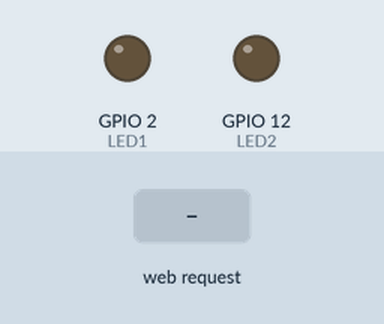
Recording of a sketch running on a simulated ESP8266 (NodeMCU). Shown: output pins drawn as LEDs (lit = HIGH). The inputs (shaded band) are chosen by the test bench. What the sketch prints to the serial monitor is not drawn.

Above: at 1.2 s.
1.3 s: HTTP request GET /led1/on received
At 2.0 s:
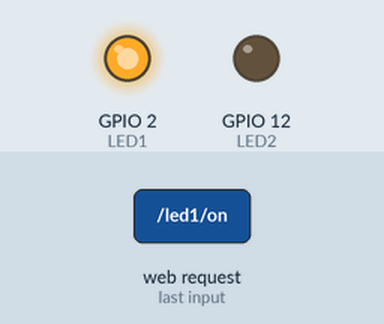
2.8 s: HTTP request GET /led1/off received
At 3.1 s:
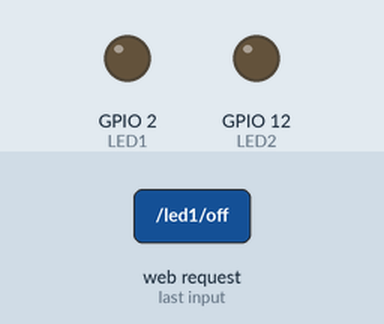
Timing chart, 0 to 5.8 s (numbered marks = the images above; inputs shaded):
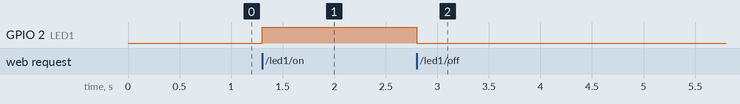

Measured:
- after the input at 1.3 s, GPIO 2 (LED1): LOW → HIGH at once
- after the input at 2.8 s, GPIO 2 (LED1): HIGH → LOW at once

The sketch:

html+css.ino
```cpp
#ifdef ESP8266
#include <ESP8266WiFi.h>
#include <ESP8266mDNS.h>
#elif defined(ESP32)
#include <WiFi.h>
#include <ESPmDNS.h>
#else
#error "Board not found"
#endif


#define LED1 2
#define LED2 12

char webpage[] PROGMEM = R"=====(

<!DOCTYPE html>
<html lang="en">
<head>
    <meta charset="UTF-8">
    <meta name="viewport" content="width=device-width, initial-scale=1.0">
    <title>OmniDrive</title>
    <!-- <link rel="stylesheet" href="style.css"> -->
    <style>
        body{
            background-color: rgba(0, 0, 0, 0.844);
            color: white;
        }

        .font_center{
           text-align: center;
        }

        .center{
            width: fit-content;
            margin: auto;
        }
        .flex{
            display: flex;
        }

        .btn{
            border-radius: 0.6rem;
            padding: 0.5rem;
            margin: 0.6rem;
        }

        .on:hover{
            background-color: red;
            color:white;
            cursor: pointer;
        }
        .off:hover{
            background-color: blue;
            color:white;
            cursor: pointer;
        }

        .on{
            border:2px solid red;
        }

        .off{
            border:2px solid blue;
        }
    </style>
</head>
<body>
    <h1 class="font_center">
        OmniDrive with Web Application
    </h1>

    <div class="center flex">
        <div class="btn on center" onclick="window.location = 'http://'+location.hostname+'/led1/on'">ON</div>
        <div class="btn off center" onclick="window.location = 'http://'+location.hostname+'/led1/off'">OFF</div>
    </div>


</body>
</html>

)=====";

// ipaddress/led1/on
//ipaddress/led1/off

// ipaddress/led2/on
//ipaddress/led2/off
#include <ESPAsyncWebServer.h>

AsyncWebServer server(80); // server port 80

void notFound(AsyncWebServerRequest *request)
{
  request->send(404, "text/plain", "Page Not found");
}

void setup(void)
{

  Serial.begin(115200);
  pinMode(LED1,OUTPUT);
  pinMode(LED2,OUTPUT);

  WiFi.softAP("techiesms", "");
  Serial.println("softap");
  Serial.println("");
  Serial.println(WiFi.softAPIP());


  if (MDNS.begin("ESP")) { //esp.local/
    Serial.println("MDNS responder started");
  }


  server.on("/", [](AsyncWebServerRequest * request)
  {

  request->send_P(200, "text/html", webpage);
  });

   server.on("/led1/on", HTTP_GET, [](AsyncWebServerRequest * request)
  {
    digitalWrite(LED1,HIGH);
  request->send_P(200, "text/html", webpage);
  });

  server.on("/led1/off", HTTP_GET, [](AsyncWebServerRequest * request)
  {
    digitalWrite(LED1,LOW);
  request->send_P(200, "text/html", webpage);
  });
  server.onNotFound(notFound);

  server.begin();  // it will start webserver
}


void loop(void)
{
}
```
